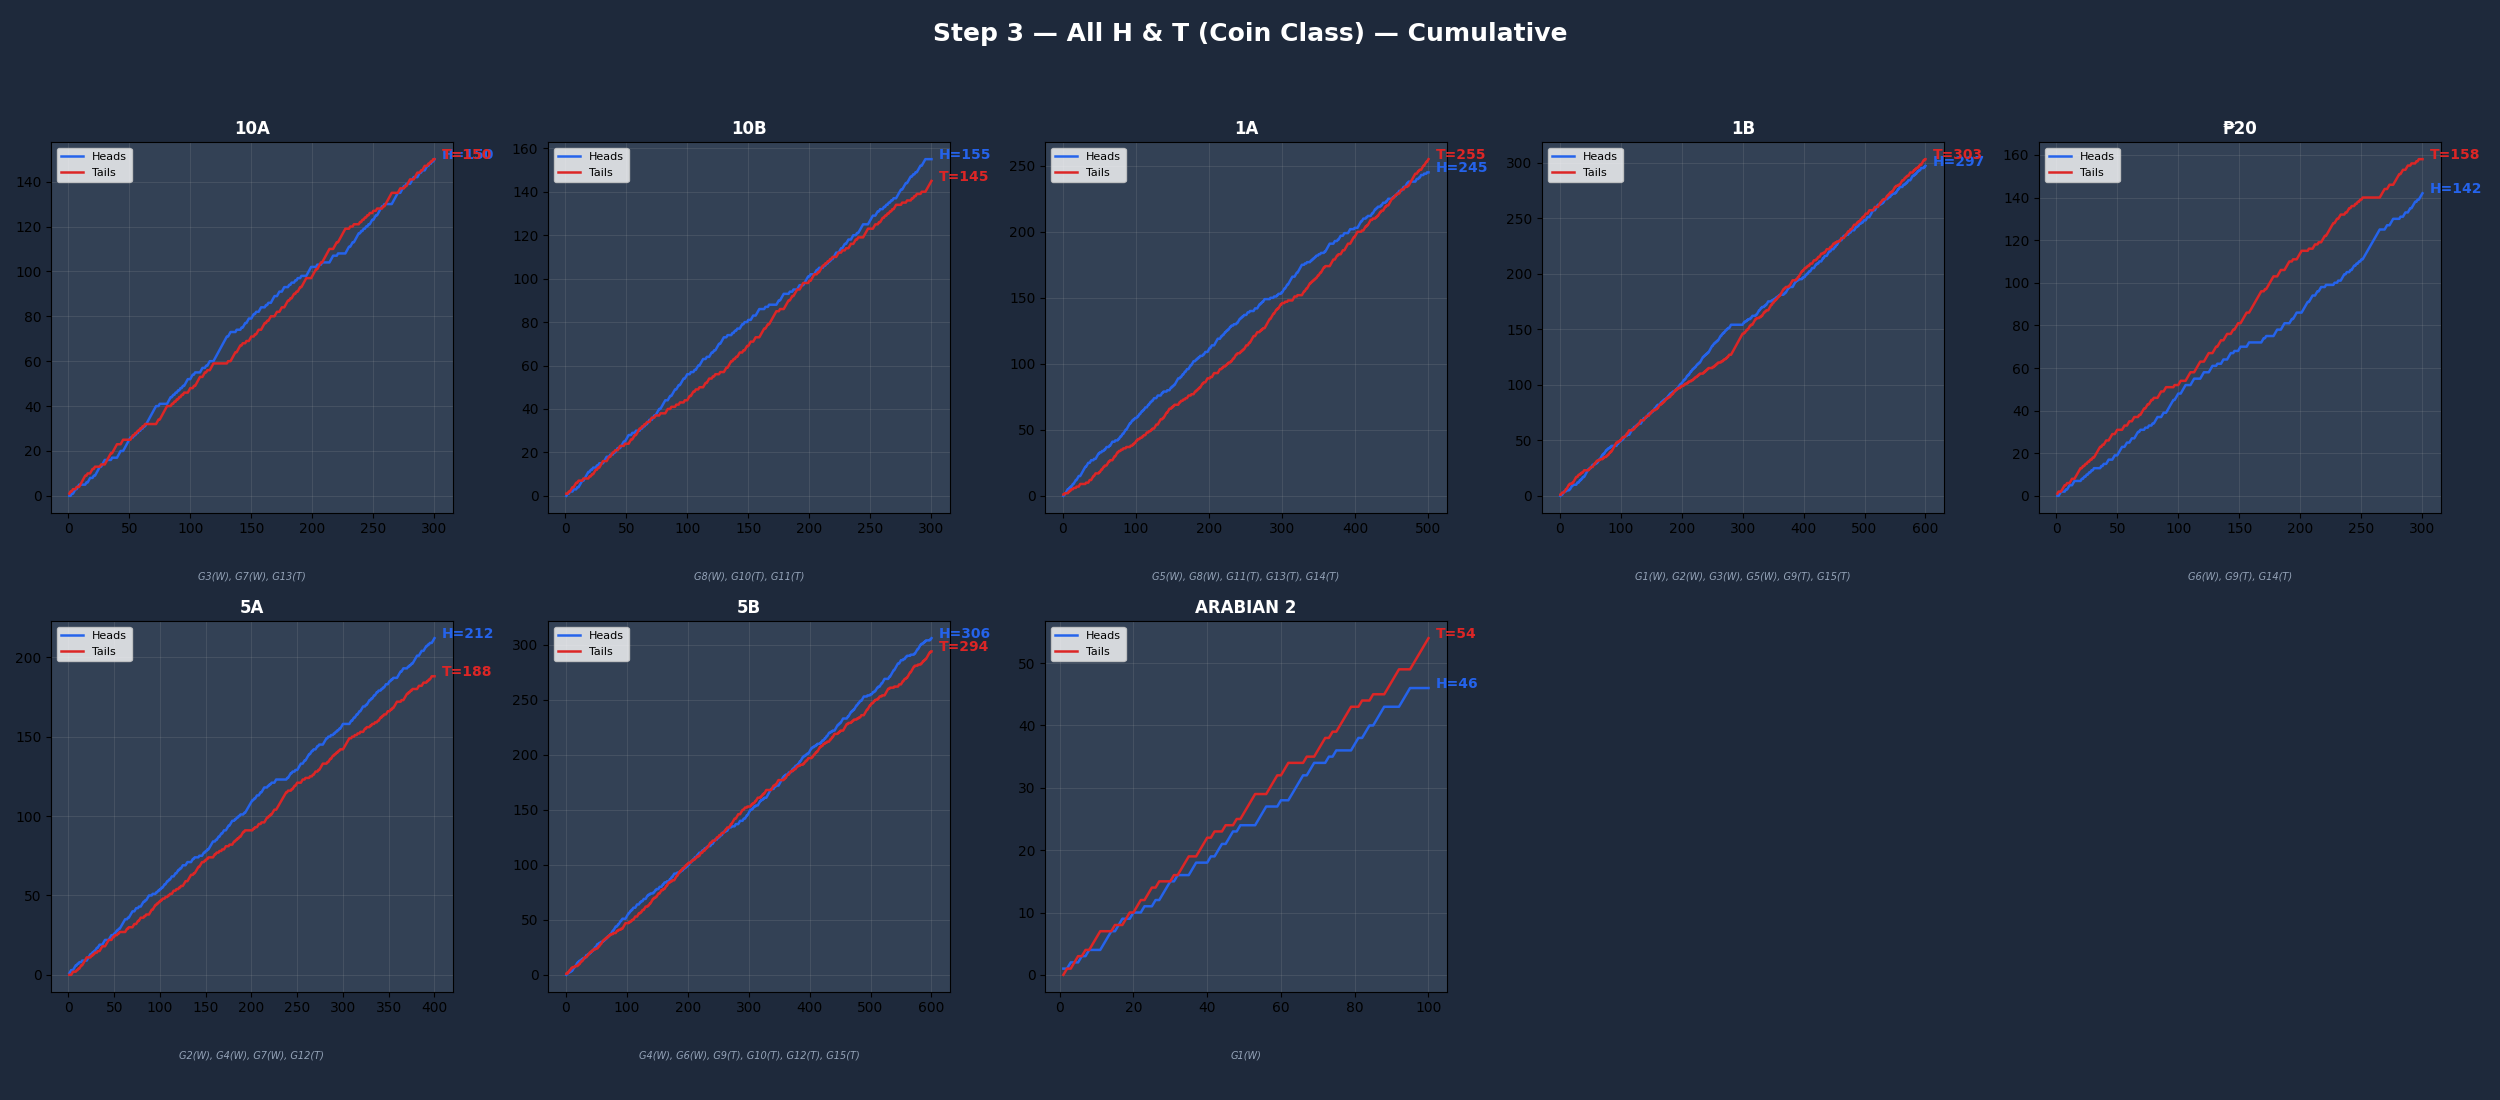

Python code for this plot:
import openpyxl
import matplotlib.pyplot as plt
import numpy as np
from collections import defaultdict

FILENAME = "2BSCS-A _ Tossed Coin Raw Data.xlsx"
wb = openpyxl.load_workbook(FILENAME, data_only=True)

SURFACE_MAP = {
    "GROUP 1": "Wood", "GROUP 2": "Wood", "GROUP 3": "Wood", "GROUP 4": "Wood",
    "GROUP 5": "Wood", "GROUP 6": "Wood", "GROUP 7": "Wood", "GROUP 8": "Wood",
    "GROUP 9": "Tiles", "GROUP 10": "Tiles", "GROUP 11": "Tiles",
    "GROUP 12": "Tiles", "GROUP 13": "Tiles",
    "GROUP 14": "Tiles",
    "GROUP 15": "Tiles",
}

all_records = []
def derive_from_cumulative(cum_h_list):
    results = []
    prev = 0
    for ch in cum_h_list:
        if ch is None: ch = prev
        results.append(1 if int(ch) > prev else 0)
        prev = int(ch)
    return results

def safe_int(v, default=0):
    if v is None: return default
    try: return int(v)
    except: return default

def add(group, coin, tosses):
    all_records.append((group, coin, SURFACE_MAP[group], tosses))

ws = wb["GROUP 1"]; rows = list(ws.iter_rows(values_only=True))
add("GROUP 1", "1B", derive_from_cumulative([rows[i][4] for i in range(2, 102)]))
add("GROUP 1", "Arabian 2", derive_from_cumulative([rows[i][6] for i in range(2, 102)]))

ws = wb["GROUP 2"]; rows = list(ws.iter_rows(values_only=True))
add("GROUP 2", "1B", derive_from_cumulative([rows[i][3] for i in range(2, 102)]))
add("GROUP 2", "5A", derive_from_cumulative([rows[i][11] for i in range(2, 102)]))

ws = wb["GROUP 3"]; rows = list(ws.iter_rows(values_only=True))
add("GROUP 3", "1B", derive_from_cumulative([rows[i][4] for i in range(2, 102)]))
add("GROUP 3", "10A", derive_from_cumulative([rows[i][12] for i in range(2, 102)]))

ws = wb["GROUP 4"]; rows = list(ws.iter_rows(values_only=True))
add("GROUP 4", "5A", derive_from_cumulative([rows[i][3] for i in range(2, 102)]))
add("GROUP 4", "5B", derive_from_cumulative([rows[i][8] for i in range(2, 102)]))

ws = wb["GROUP 5"]; rows = list(ws.iter_rows(values_only=True))
add("GROUP 5", "1A", derive_from_cumulative([rows[i][3] for i in range(2, 102)]))
add("GROUP 5", "1B", derive_from_cumulative([rows[i][9] for i in range(2, 102)]))

ws = wb["GROUP 6"]; rows = list(ws.iter_rows(values_only=True))
add("GROUP 6", "5B", derive_from_cumulative([rows[i][3] for i in range(3, 103)]))
add("GROUP 6", "20 Peso", derive_from_cumulative([rows[i][8] for i in range(3, 103)]))

ws = wb["GROUP 7"]; rows = list(ws.iter_rows(values_only=True))
add("GROUP 7", "5A", derive_from_cumulative([rows[i][4] for i in range(1, 101)]))
add("GROUP 7", "10A", derive_from_cumulative([rows[i][12] for i in range(1, 101)]))

ws = wb["GROUP 8"]; rows = list(ws.iter_rows(values_only=True))
add("GROUP 8", "1A", derive_from_cumulative([rows[i][3] for i in range(2, 102)]))
add("GROUP 8", "10B", derive_from_cumulative([rows[i][9] for i in range(2, 102)]))

ws = wb["GROUP 9"]; rows = list(ws.iter_rows(values_only=True))
add("GROUP 9", "5B", derive_from_cumulative([rows[i][3] for i in range(2, 102)]))
add("GROUP 9", "1B", derive_from_cumulative([rows[i][7] for i in range(2, 102)]))
add("GROUP 9", "20 Peso", derive_from_cumulative([rows[i][11] for i in range(2, 102)]))

ws = wb["GROUP 10"]; rows = list(ws.iter_rows(values_only=True))
add("GROUP 10", "5B", derive_from_cumulative([rows[i][3] for i in range(7, 107)]))
add("GROUP 10", "10B", derive_from_cumulative([rows[i][10] for i in range(7, 107)]))

ws = wb["GROUP 11"]; rows = list(ws.iter_rows(values_only=True))
add("GROUP 11", "1A", derive_from_cumulative([rows[i][4] for i in range(2, 102)]))
add("GROUP 11", "10B", derive_from_cumulative([rows[i][10] for i in range(2, 102)]))

ws = wb["GROUP 12"]; rows = list(ws.iter_rows(values_only=True))
add("GROUP 12", "5B", derive_from_cumulative([rows[i][4] for i in range(3, 103)]))
add("GROUP 12", "5A", derive_from_cumulative([rows[i][12] for i in range(3, 103)]))

ws = wb["GROUP 13"]; rows = list(ws.iter_rows(values_only=True))
add("GROUP 13", "1A", derive_from_cumulative([rows[i][3] for i in range(2, 102)]))
add("GROUP 13", "10A", derive_from_cumulative([rows[i][10] for i in range(2, 102)]))

ws = wb["GROUP 14"]; rows = list(ws.iter_rows(values_only=True))
add("GROUP 14", "1A", [safe_int(rows[i][1]) for i in range(2, 102)])
add("GROUP 14", "20 Peso", [safe_int(rows[i][3]) for i in range(2, 102)])

ws = wb["GROUP 15"]; rows = list(ws.iter_rows(values_only=True))
add("GROUP 15", "1B", derive_from_cumulative([rows[i][4] for i in range(2, 102)]))
add("GROUP 15", "5B", derive_from_cumulative([rows[i][12] for i in range(2, 102)]))

def normalise(name):
    n = name.strip().upper()
    for rem in ["(NEW)", "(OLD)", "PESO", "₱"]: n = n.replace(rem, "")
    return n.strip()

class_tosses = defaultdict(list)
class_groups = defaultdict(list)
for grp, coin, surf, tosses in all_records:
    key = normalise(coin)
    class_tosses[key].extend(tosses)
    class_groups[key].append(f"G{grp.split()[-1]}({surf[0]})")
    
sorted_classes = sorted(class_tosses.keys())

def cumulative_ht(tosses):
    cum_h, cum_t = [], []
    h, t = 0, 0
    for v in tosses:
        if v == 1: h += 1
        else: t += 1
        cum_h.append(h)
        cum_t.append(t)
    return cum_h, cum_t

BLUE = "#2563EB"
RED = "#DC2626"
DARK_BG = "#1E293B"
CARD_BG = "#334155"
TEXT_CLR = "white"

# Step 3 Plot
n_classes = len(sorted_classes)
ncols = min(5, n_classes)
nrows = (n_classes + ncols - 1) // ncols

fig, axes = plt.subplots(nrows, ncols, figsize=(5 * ncols, 5.5 * nrows))
fig.patch.set_facecolor(DARK_BG)
fig.suptitle("Step 3 — All H & T (Coin Class) — Cumulative", fontsize=18, fontweight="bold", color=TEXT_CLR)

axes_flat = np.array(axes).flatten()
for idx, cls in enumerate(sorted_classes):
    ax = axes_flat[idx]
    ax.set_facecolor(CARD_BG)
    tosses = class_tosses[cls]
    cum_h, cum_t = cumulative_ht(tosses)
    x = np.arange(1, len(tosses) + 1)
    
    ax.plot(x, cum_h, color=BLUE, linewidth=1.8, label="Heads")
    ax.plot(x, cum_t, color=RED, linewidth=1.8, label="Tails")
    
    label = f"₱{cls}" if cls.replace(" ", "").isdigit() else cls
    ax.set_title(label, fontsize=12, fontweight="bold", color=TEXT_CLR)
    ax.legend(fontsize=8, loc="upper left")
    ax.grid(alpha=0.15)
    
    ax.annotate(f"H={cum_h[-1]}", xy=(len(tosses), cum_h[-1]), color=BLUE, fontweight="bold", xytext=(5,0), textcoords="offset points")
    ax.annotate(f"T={cum_t[-1]}", xy=(len(tosses), cum_t[-1]), color=RED, fontweight="bold", xytext=(5,0), textcoords="offset points")
    
    groups_str = ", ".join(class_groups[cls])
    ax.text(0.5, -0.18, groups_str, transform=ax.transAxes, fontsize=7, color="#94A3B8", ha="center", style="italic")

for j in range(idx + 1, len(axes_flat)):
    axes_flat[j].set_visible(False)

plt.tight_layout(rect=[0, 0.02, 1, 0.94])
plt.savefig("group14_step3.png", facecolor=fig.get_facecolor())
print("Saved group14_step3.png")
